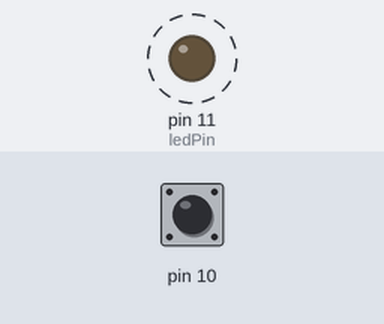
Simulated run of this sketch. Board: Arduino Uno, built with avr-gcc and run on an emulated ATmega328P. Shown: output pins drawn as LEDs (lit = HIGH). Dashed ring = blinking. The test bench sets the inputs (shaded band); at power-on: pin 10 HIGH.

Above: at 0.5 s.
Timing chart, 0 to 4.6 s (numbered marks = the images above):
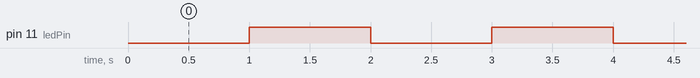

Measured:
- by itself, pin 11 (ledPin): alternates HIGH for 1.0 s and LOW for 1.0 s

The sketch:

Blink_Without_delay.ino
```cpp
/* Blink without Delay

 Turns on and off a light emitting diode (LED) connected to a digital
 pin, without using the delay() function.  This means that other code
 can run at the same time without being interrupted by the LED code.
(millis(), int & long variables, if & Else function)

 */

// constants won't change. Used here to set a pin number :
const int ledPin =  11;// the number of the LED pin

// Variables will change :
int ledState = LOW;             // ledState used to set the LED

// Generally, you should use "unsigned long" for variables that hold time
// The value will quickly become too large for an int to store
unsigned long previousMillis = 0;        // will store last time LED was updated

// constants won't change :
const long interval = 1000;           // interval at which to blink (milliseconds)

void setup() {
  // set the digital pin as output:
  pinMode(ledPin, OUTPUT);
    pinMode(10, INPUT_PULLUP);
}

void loop() {
  // here is where you'd put code that needs to be running all the time.
Serial.println(digitalRead(10));// prints PB value to the monitor
  // check to see if it's time to blink the LED; that is, if the
  // difference between the current time and last time you blinked
  // the LED is bigger than the interval at which you want to
  // blink the LED.
  unsigned long currentMillis = millis();

  if (currentMillis - previousMillis >= interval) {
    // save the last time you blinked the LED
    previousMillis = currentMillis;

    // if the LED is off turn it on and vice-versa:
    if (ledState == LOW) {
      ledState = HIGH;
    } else {
      ledState = LOW;
    }

    // set the LED with the ledState of the variable:
    digitalWrite(ledPin, ledState);
  }

}
```
